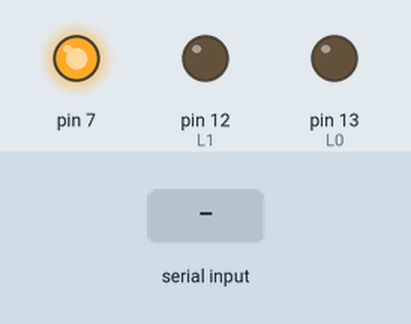
The sketch below on a simulated Arduino Uno, built with avr-gcc and run on an emulated ATmega328P. On the bench: output pins drawn as LEDs (lit = HIGH). The inputs (shaded band) are chosen by the test bench. Pins used as bus, display or sensor lines are not drawn; what the sketch prints to the serial monitor is not drawn.

Above: at 1.0 s.
1.1 s: "R" received over Serial
At 1.6 s:
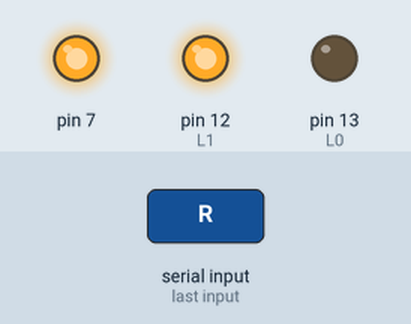
2.7 s: "L" received over Serial
At 4.1 s:
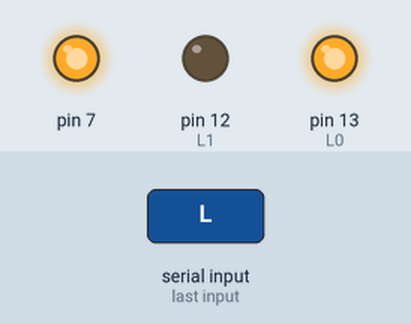
4.5 s: "1" received over Serial
At 5.6 s:
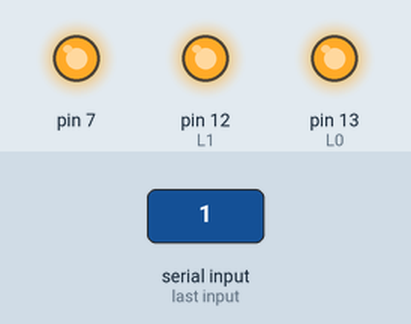
Timing chart, 0 to 7.5 s (numbered marks = the images above; inputs shaded):
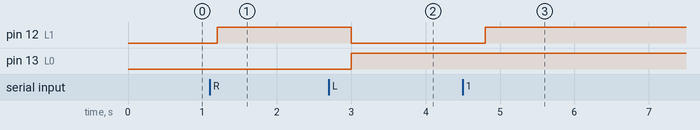

Measured:
- after the input at 1.1 s, pin 12 (L1): LOW → HIGH after 0.10 s
- after the input at 2.7 s, pin 12 (L1): HIGH → LOW after 0.30 s; pin 13 (L0): LOW → HIGH after 0.30 s
- after the input at 4.5 s, pin 12 (L1): LOW → HIGH after 0.30 s

The sketch:

SerialCallResponse.ino
```cpp
#define R1 10
#define R0 11
#define L1 12
#define L0 13


int inbyte = 0;         // incoming serial byte

void setup()
{
  // start serial port at 9600 bps:
  Serial.begin(9600);
  pinMode(13,OUTPUT);
  pinMode(12,OUTPUT);
  pinMode(11,OUTPUT);
  pinMode(10,OUTPUT);
  pinMode(7,OUTPUT);
  digitalWrite(7, HIGH);

  establishContact();  // send a byte to establish contact until receiver responds
}

void loop()
{
  // if we get a valid byte, read analog ins:
  establishContact();
  if (Serial.available() > 0) {
    // get incoming byte:
    inbyte = Serial.read();
    Serial.println("Recieved");
if (inbyte=='R')
{
  Serial.println("Right");
  digitalWrite(R0,HIGH);
  digitalWrite(R1,LOW);
  digitalWrite(L0,LOW);
  digitalWrite(L1,HIGH);
}
else if (inbyte == 'L')
{
  Serial.println("Left");
  digitalWrite(R0,LOW);
  digitalWrite(R1,HIGH);
  digitalWrite(L0,HIGH);
  digitalWrite(L1,LOW);
 }
 else if (inbyte=='F')
 {
  Serial.println("Forward");
  digitalWrite(R1,HIGH);
  digitalWrite(R0,LOW);
  digitalWrite(L1,HIGH);
  digitalWrite(L0,LOW);
 }
 else if (inbyte=='B')
 {
  Serial.println("Back");
  digitalWrite(R1,LOW);
  digitalWrite(R0,HIGH);
  digitalWrite(L1,LOW);
  digitalWrite(L0,HIGH);
 }
 else
{
 digitalWrite(13,HIGH);
 digitalWrite(12,HIGH);
 digitalWrite(11,HIGH);
 digitalWrite(10,HIGH);
 Serial.println("STOP");
}
//delay(100);
  }
}

void establishContact() {
  while (Serial.available() <= 0) {
    Serial.print('A');   // send a capital A
    delay(300);
  }
}
```
